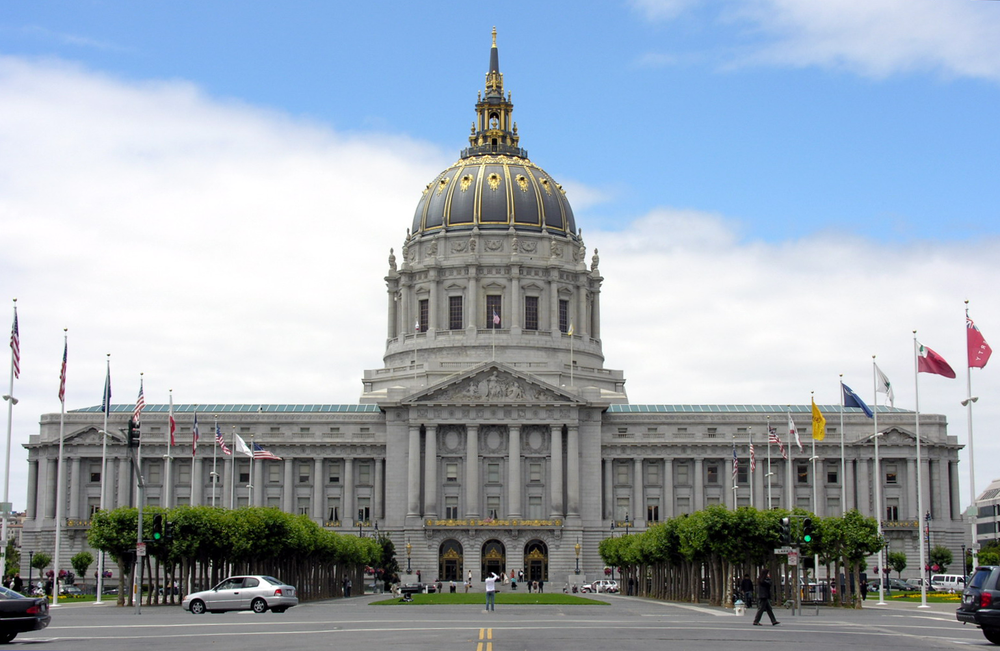
#> input picture Part 1/Lession 5_Convolutional Filters and Edge Detection/creating a filter/SFCityHall.png, 1000 x 651 px, shrunk from 1538 x 1001 before the run
$ python 'gaussian blur.py'
#> lines starting #> are read from the running program, lines starting #| are printed output that depends on the picture
import numpy as np
import matplotlib.pyplot as plt
import cv2

if __name__ == '__main__':
    # read and change to RGB
    city_hall = cv2.imread('../creating a filter/SFCityHall.png')
#> city_hall is the input picture: shape (651, 1000, 3); mean B, G, R 180.1, 168, 155.8
    city_hall = cv2.cvtColor(city_hall, cv2.COLOR_BGR2RGB)

    # plot image
    fig, axes = plt.subplots(1, 3)
    axes[0].imshow(city_hall)

    # gray scale
    gray = cv2.cvtColor(city_hall, cv2.COLOR_RGB2GRAY)
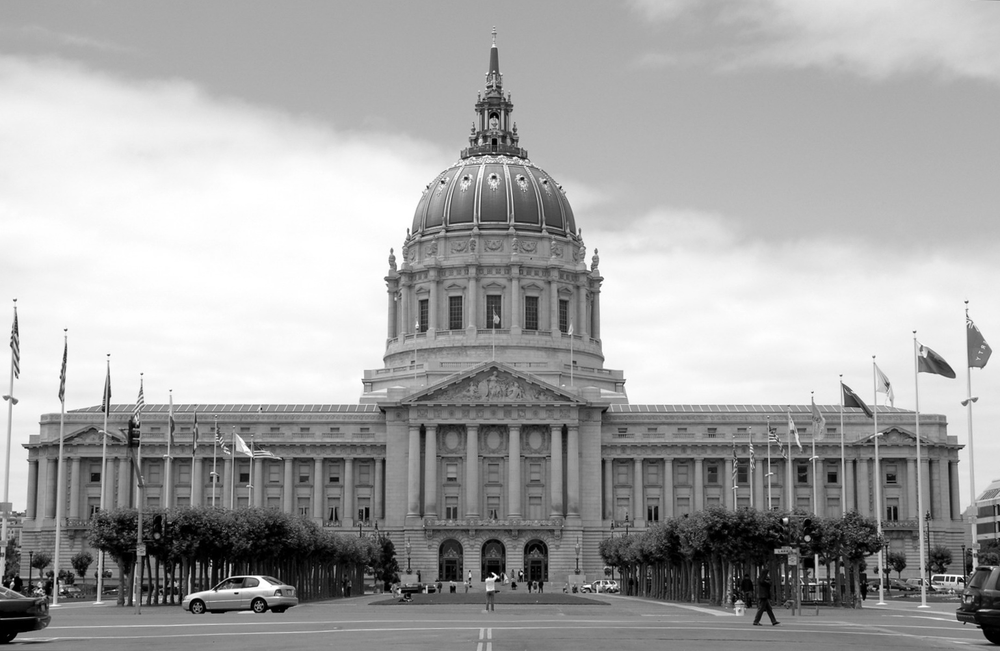
#> gray: shape (651, 1000); min 0, max 255, mean 165.7
    axes[1].imshow(gray, cmap='gray')

    # gaussian blur
    gaus = cv2.GaussianBlur(gray, (5,5), 0)
    axes[2].imshow(gaus, cmap='gray')

    plt.show()
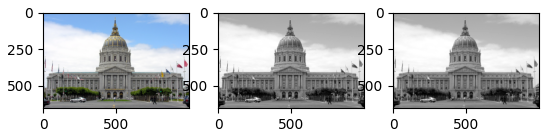
#> figure drawn by matplotlib, 3 panels
